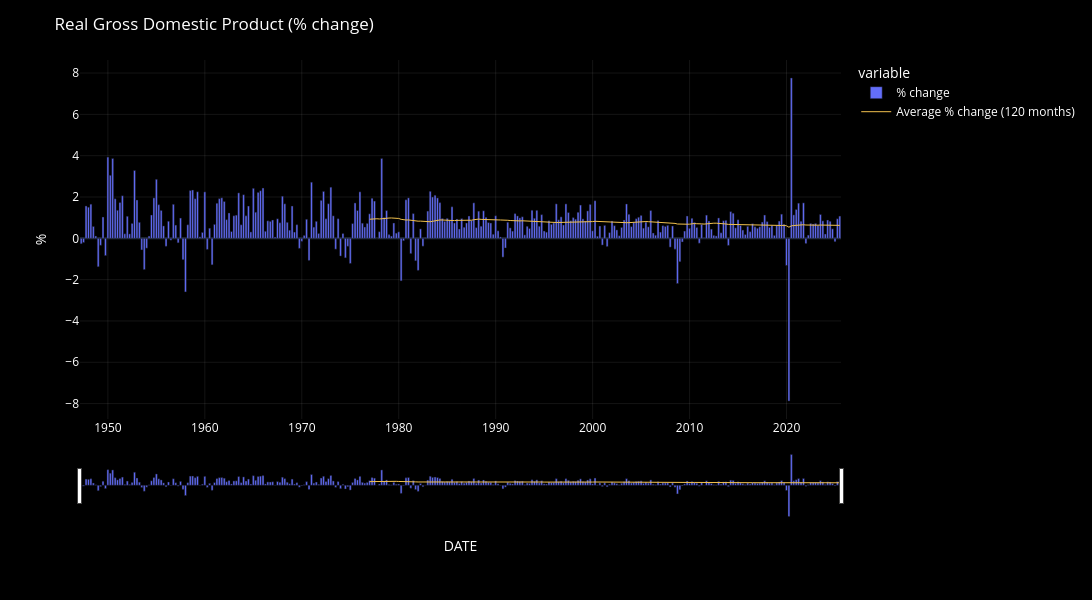

Notebook code cell kept with this figure:
### Code cell
fig = plot_df_chart(
    df[[COL]],
    chart_title = DICT[INDICATOR]["title"] + f' ({COL})',
    chart_type = "bar",
    yaxis_title = "%",
    draw=False,
)

AVG_PERIOD = 12 * 10

fig.add_trace(go.Scatter(
    x=df.index,
    y=df[COL].rolling(window=AVG_PERIOD).mean(),
    name='Average ' + COL + f' ({AVG_PERIOD} months)',
    line=dict(
        width=1,
        color="#F2C14E",
        # dash="dash"
    ),
    # hoverinfo="skip",
    # showlegend=False,
))

fig.show()

### Figure 1 — Plotly figure (JSON) as saved in the notebook; plotly's stock layout.template omitted (floating-point values rounded to 4 significant figures; data arrays with more than 128 entries replaced by an {"elided": "..."} marker saying what was removed)
{"data": [{"hovertemplate": "<b>%{fullData.name}</b><br>%{y:.2f}<extra></extra>", "legendgroup": "% change", "marker": {"color": "#636efa", "pattern": {"shape": ""}}, "name": "% change", "orientation": "v", "showlegend": true, "textposition": "auto", "type": "bar", "x": {"elided": "314 str values"}, "xaxis": "x", "y": {"elided": "314 float values"}, "yaxis": "y"}, {"line": {"color": "#F2C14E", "width": 1}, "name": "Average % change (120 months)", "type": "scatter", "x": {"elided": "314 str values"}, "y": {"elided": "314 float values"}}], "layout": {"barmode": "relative", "dragmode": "zoom", "font": {"color": "white", "size": 12}, "height": 600, "legend": {"bgcolor": "rgba(0,0,0,0)", "itemclick": "toggle", "itemdoubleclick": "toggleothers", "title": {"text": "variable"}, "tracegroupgap": 0}, "margin": {"t": 60}, "paper_bgcolor": "black", "plot_bgcolor": "black", "title": {"text": "Real Gross Domestic Product (% change)"}, "width": 1300, "xaxis": {"anchor": "y", "domain": [0, 1], "gridcolor": "rgba(255,255,255,0.08)", "rangeslider": {"visible": true}, "showgrid": true, "title": {"text": "DATE"}}, "yaxis": {"anchor": "x", "domain": [0, 1], "fixedrange": false, "gridcolor": "rgba(255,255,255,0.08)", "showgrid": true, "title": {"text": "%"}}}}
